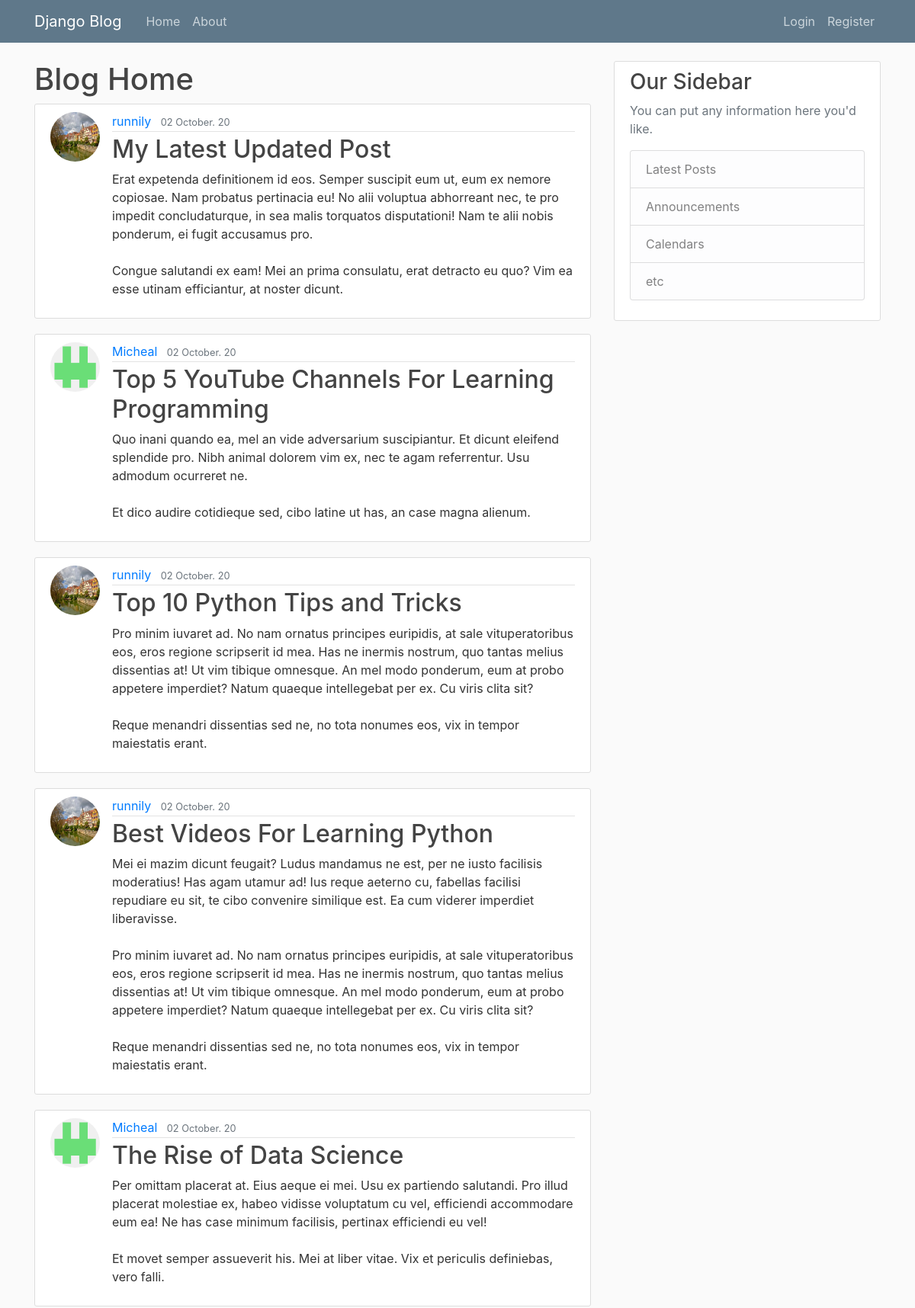
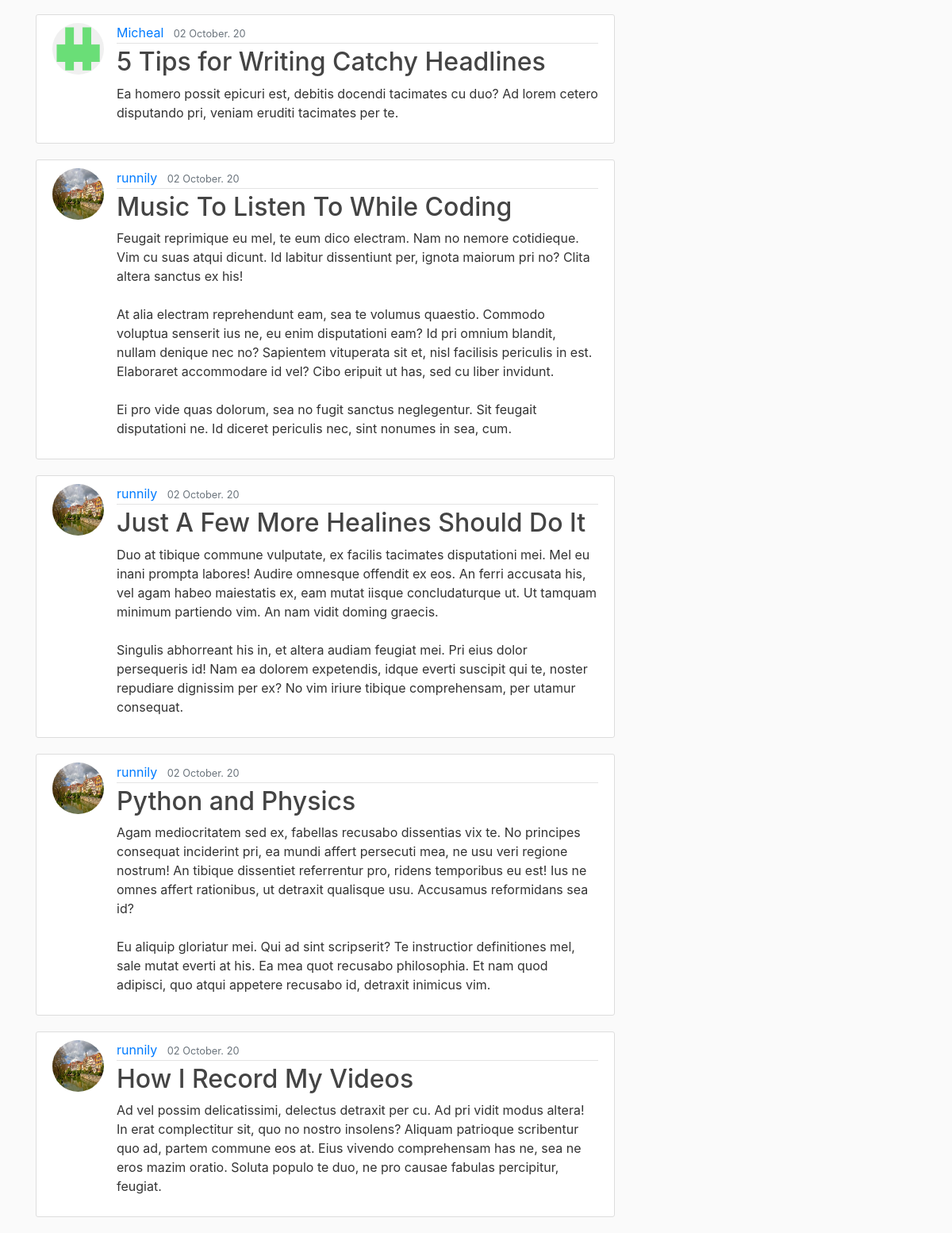
The page / on the database its author committed (2 pictures, top to bottom).
### blog/models.py (models this page shows, shortened)
class Post(models.Model):
    title = models.CharField(max_length=100)
    content = models.TextField()
    date_posted = models.DateTimeField(default=timezone.now)
    author = models.ForeignKey(User, on_delete=models.CASCADE)

### users/models.py (models this page shows, shortened)
class Profile(models.Model):
    user = models.OneToOneField(User, on_delete=models.CASCADE)
    image = models.ImageField(default="default.jpg", upload_to='profile_pics')

### blog/views.py (the view)
# urls.py: path('', PostListView.as_view(), name="blog-home"), #This allows us to go to home
class PostListView(ListView):
    model = Post #what model to query in order to create our post
    template_name = 'blog/home.html' # <app>/<model>_<viewtype>.html
    context_object_name = 'posts' #we need to change this inial attribute from 'object.list' to ->  'posts'
    ordering = ['-date_posted'] #changes from newest to oldest
    paginate_by = 10 #This is the attribute to specify how many pages we want to see

### blog/templates/blog/home.html
{%extends "blog/base.html" %}
{% block content %}
    <h1> Blog Home </h1>
    {% for post in posts %}
    <article class="media content-section">
      <img class = "rounded-circle article-img" src="{{post.author.profile.image.url}}">
        <div class="media-body">
          <div class="article-metadata">
            <a class="mr-2" href="#">{{ post.author }}</a>
            <small class="text-muted">{{ post.date_posted|date:"d F. y" }}</small>
          </div>
          <h2><a class="article-title" href="{% url 'post-detail' post.id %}">{{ post.title }}</a></h2>
          <p class="article-content">{{ post.content }}</p>
        </div>
    </article>
    {%endfor%}
{% endblock content %}

### blog/static/blog/main.css (style rules this page uses)
body { background: #fafafa; color: #333333; margin-top: 5rem; }
h1, h2, h3, h4, h5, h6 { color: #444444; }
.content-section { background: #ffffff; padding: 10px 20px; border: 1px solid #dddddd; border-radius: 3px; margin-bottom: 20px; }
.article-title { color: #444444; }
.article-content { white-space: pre-line; }
.article-img { height: 65px; width: 65px; margin-right: 16px; }
.article-metadata { padding-bottom: 1px; margin-bottom: 4px; border-bottom: 1px solid #e3e3e3 }

### rows shown on the page
Post: author.profile.image (picture), author "runnily", date_posted "02 October. 20", title "My Latest Updated Post", content "Erat expetenda definitionem id eos. Semper suscipit eum ut, eum ex nemore copiosae. Nam probatus pertinacia eu! No alii voluptua abhorreant nec, te pro impedit concludaturque, in sea malis torquatos disputationi! Nam te alii nobis ponderum, ei fugit accusamus pro. Congue salutandi ex eam! Mei an prima consulatu, erat detracto eu quo? Vim ea esse utinam efficiantur, at noster dicunt."
Post: author.profile.image (placeholder picture), author "Micheal", date_posted "02 October. 20", title "Top 5 YouTube Channels For Learning Programming", content "Quo inani quando ea, mel an vide adversarium suscipiantur. Et dicunt eleifend splendide pro. Nibh animal dolorem vim ex, nec te agam referrentur. Usu admodum ocurreret ne. Et dico audire cotidieque sed, cibo latine ut has, an case magna alienum."
Post: author.profile.image (picture), author "runnily", date_posted "02 October. 20", title "Top 10 Python Tips and Tricks", content "Pro minim iuvaret ad. No nam ornatus principes euripidis, at sale vituperatoribus eos, eros regione scripserit id mea. Has ne inermis nostrum, quo tantas melius dissentias at! Ut vim tibique omnesque. An mel modo ponderum, eum at probo appetere imperdiet? Natum quaeque intellegebat per ex. Cu viris clita sit? Reque menandri dissentias sed ne, no tota nonumes eos, vix in tempor maiestatis erant."
Post: author.profile.image (picture), author "runnily", date_posted "02 October. 20", title "Best Videos For Learning Python", content "Mei ei mazim dicunt feugait? Ludus mandamus ne est, per ne iusto facilisis moderatius! Has agam utamur ad! Ius reque aeterno cu, fabellas facilisi repudiare eu sit, te cibo convenire similique est. Ea cum viderer imperdiet liberavisse. Pro minim iuvaret ad. No nam ornatus principes euripidis, at sale vituperatoribus eos, eros regione scripserit id mea. Has ne inermis nostrum, quo tantas melius dissentias at! Ut vim tibique omnesque. An mel modo ponderum, eum at probo appetere imperdiet? Natum quaeque intellegebat per ex. Cu viris clita sit? Reque menandri dissentias sed ne, no tota nonumes eos, vix in tempor maiestatis erant."
Post: author.profile.image (placeholder picture), author "Micheal", date_posted "02 October. 20", title "The Rise of Data Science", content "Per omittam placerat at. Eius aeque ei mei. Usu ex partiendo salutandi. Pro illud placerat molestiae ex, habeo vidisse voluptatum cu vel, efficiendi accommodare eum ea! Ne has case minimum facilisis, pertinax efficiendi eu vel! Et movet semper assueverit his. Mei at liber vitae. Vix et periculis definiebas, vero falli."
Post: author.profile.image (placeholder picture), author "Micheal", date_posted "02 October. 20", title "5 Tips for Writing Catchy Headlines", content "Ea homero possit epicuri est, debitis docendi tacimates cu duo? Ad lorem cetero disputando pri, veniam eruditi tacimates per te."
Post: author.profile.image (picture), author "runnily", date_posted "02 October. 20", title "Music To Listen To While Coding", content "Feugait reprimique eu mel, te eum dico electram. Nam no nemore cotidieque. Vim cu suas atqui dicunt. Id labitur dissentiunt per, ignota maiorum pri no? Clita altera sanctus ex his! At alia electram reprehendunt eam, sea te volumus quaestio. Commodo voluptua senserit ius ne, eu enim disputationi eam? Id pri omnium blandit, nullam denique nec no? Sapientem vituperata sit et, nisl facilisis periculis in est. Elaboraret accommodare id vel? Cibo eripuit ut has, sed cu liber invidunt. Ei pro vide quas dolorum, sea no fugit sanctus neglegentur. Sit feugait disputationi ne. Id diceret periculis nec, sint nonumes in sea, cum."
Post: author.profile.image (picture), author "runnily", date_posted "02 October. 20", title "Just A Few More Healines Should Do It", content "Duo at tibique commune vulputate, ex facilis tacimates disputationi mei. Mel eu inani prompta labores! Audire omnesque offendit ex eos. An ferri accusata his, vel agam habeo maiestatis ex, eam mutat iisque concludaturque ut. Ut tamquam minimum partiendo vim. An nam vidit doming graecis. Singulis abhorreant his in, et altera audiam feugiat mei. Pri eius dolor persequeris id! Nam ea dolorem expetendis, idque everti suscipit qui te, noster repudiare dignissim per ex? No vim iriure tibique comprehensam, per utamur consequat."
Post: author.profile.image (picture), author "runnily", date_posted "02 October. 20", title "Python and Physics", content "Agam mediocritatem sed ex, fabellas recusabo dissentias vix te. No principes consequat inciderint pri, ea mundi affert persecuti mea, ne usu veri regione nostrum! An tibique dissentiet referrentur pro, ridens temporibus eu est! Ius ne omnes affert rationibus, ut detraxit qualisque usu. Accusamus reformidans sea id? Eu aliquip gloriatur mei. Qui ad sint scripserit? Te instructior definitiones mel, sale mutat everti at his. Ea mea quot recusabo philosophia. Et nam quod adipisci, quo atqui appetere recusabo id, detraxit inimicus vim."
Post: author.profile.image (picture), author "runnily", date_posted "02 October. 20", title "How I Record My Videos", content "Ad vel possim delicatissimi, delectus detraxit per cu. Ad pri vidit modus altera! In erat complectitur sit, quo no nostro insolens? Aliquam patrioque scribentur quo ad, partem commune eos at. Eius vivendo comprehensam has ne, sea ne eros mazim oratio. Soluta populo te duo, ne pro causae fabulas percipitur, feugiat."
